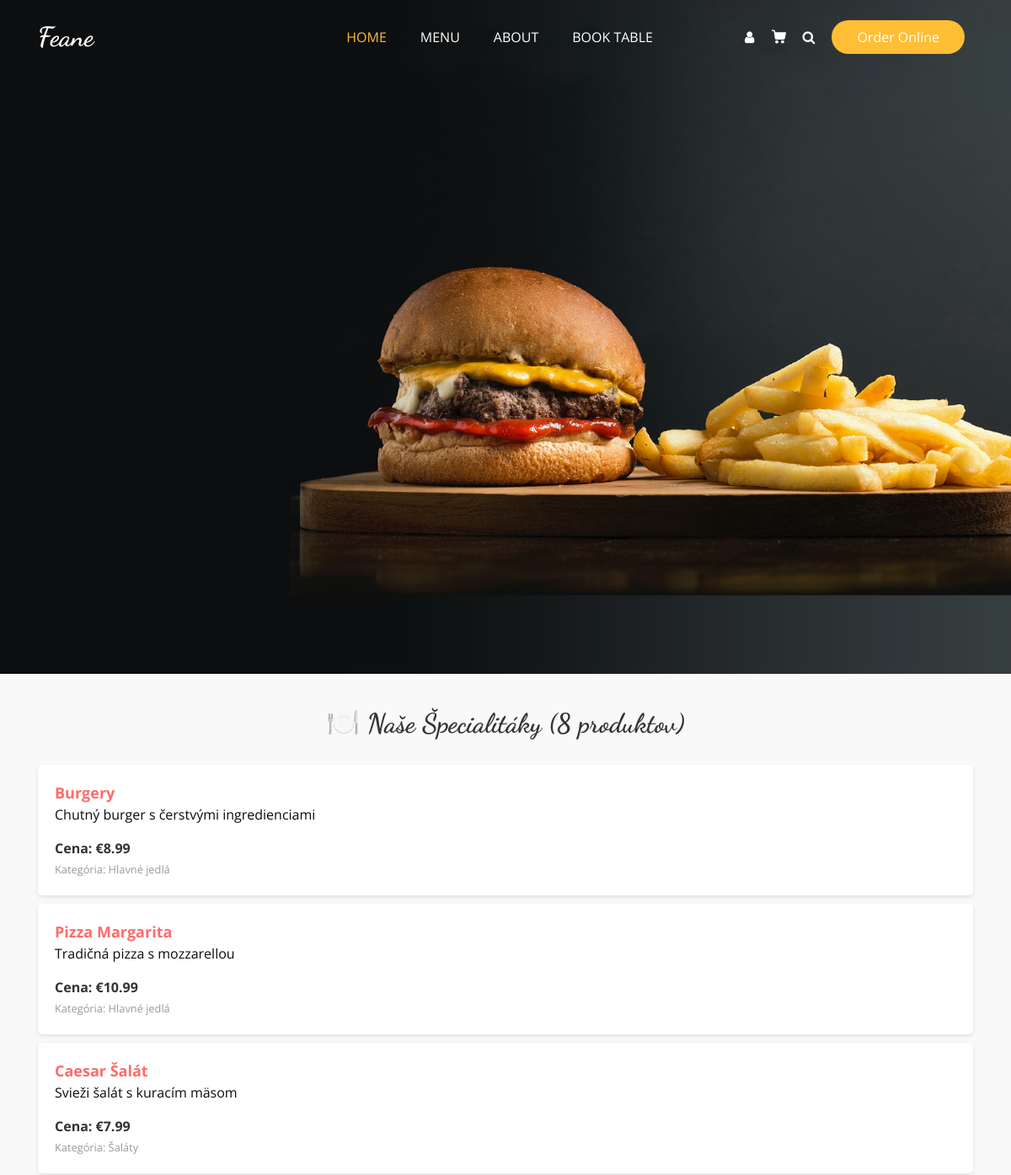
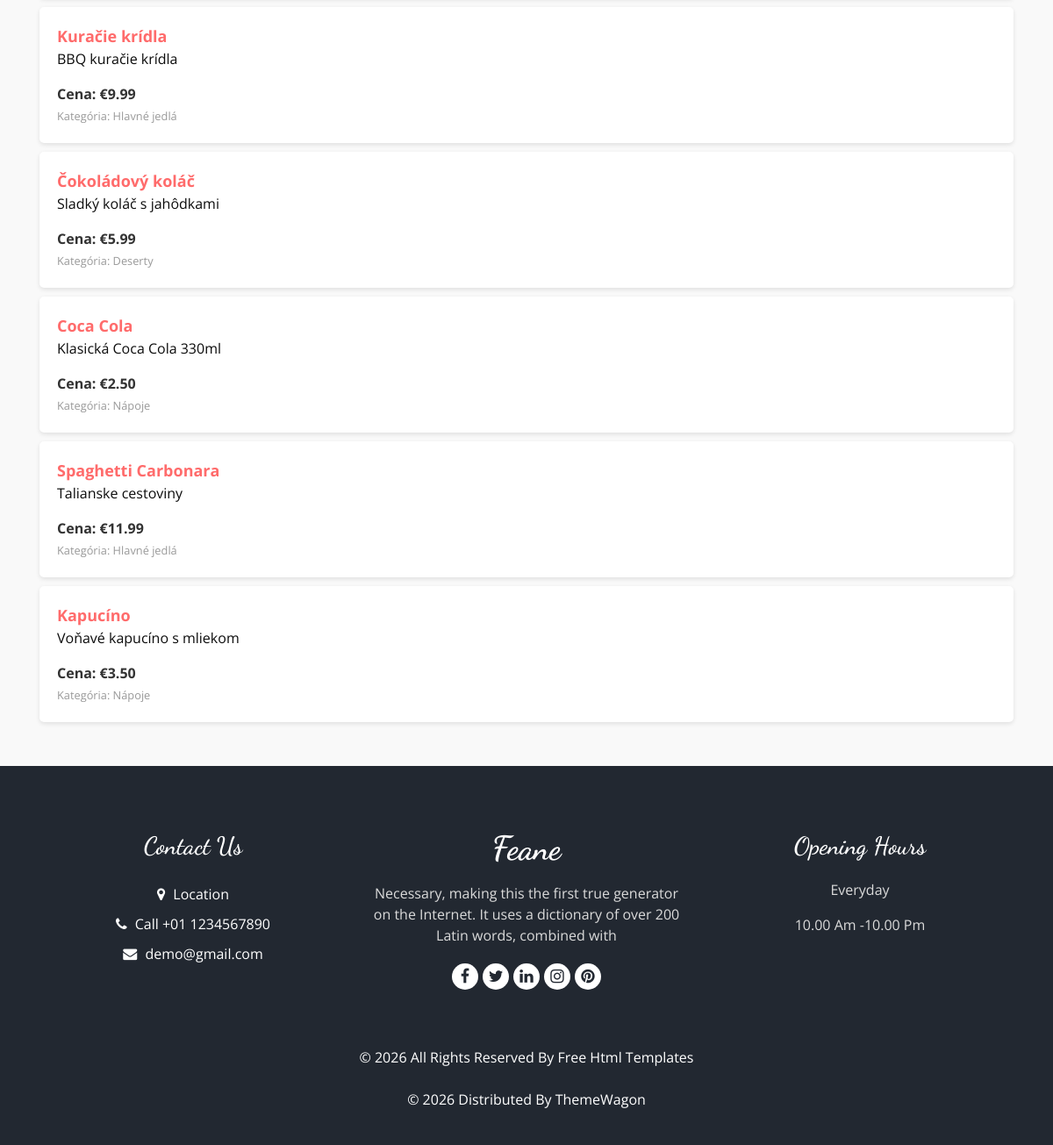
The page / on the database its author committed (2 pictures, top to bottom).
### tables this page shows
CREATE TABLE products (
                id INTEGER PRIMARY KEY AUTOINCREMENT,
                name TEXT NOT NULL,
                description TEXT NOT NULL,
                price REAL NOT NULL,
                category TEXT NOT NULL,
                image TEXT DEFAULT ""
            );

### autoload.php (called while the page is built, shortened)
<?php
spl_autoload_register(function (string $class): void {
    $prefix = 'App\\';
    $baseDir = __DIR__ . '/app/';
    $len = strlen($prefix);
    $relativeClass = substr($class, $len);
    $file = $baseDir . str_replace('\\', '/', $relativeClass) . '.php';
});

### app/Database.php (called while the page is built, shortened)
<?php
class Database
{
    private PDO $pdo;
    public function __construct(string $path)
    {
        $dsn = 'sqlite:' . $path;
        $this->pdo = new PDO($dsn);
        $this->pdo->setAttribute(PDO::ATTR_ERRMODE, PDO::ERRMODE_EXCEPTION);
        $this->pdo->setAttribute(PDO::ATTR_DEFAULT_FETCH_MODE, PDO::FETCH_ASSOC);
    }
    private function initialize(): void
    {
        $this->pdo->exec(
            'CREATE TABLE IF NOT EXISTS products (
                id INTEGER PRIMARY KEY AUTOINCREMENT,
                name TEXT NOT NULL,
                description TEXT NOT NULL,
                price REAL NOT NULL,
                category TEXT NOT NULL,
                image TEXT DEFAULT ""
            )'
        );
    }
    public function getConnection(): PDO
    {
        return $this->pdo;
    }
}

### app/ProductRepository.php (called while the page is built, shortened)
<?php
class ProductRepository
{
    private PDO $pdo;
    public function __construct(Database $database)
    {
        $this->pdo = $database->getConnection();
    }
    public function getAll(): array
    {
        $statement = $this->pdo->query('SELECT * FROM products ORDER BY id ASC');
        return $statement->fetchAll();
    }
}

### index.php (the view, shortened to what this page needs)
<?php
require_once __DIR__ . '/autoload.php';
$database = new Database(__DIR__ . '/data/feane.db');
$repo = new ProductRepository($database);
if (count($repo->getAll()) === 0) {
    ProductSeeder::seedFromJson($repo, __DIR__ . '/products.json');
}
$products = $repo->getAll();
?>
<!DOCTYPE html>
<html>
<head>
  <link rel="stylesheet" type="text/css" href="css/bootstrap.css" />
  <link href="css/font-awesome.min.css" rel="stylesheet" />
  <link href="css/style.css" rel="stylesheet" />
</head>
<body>
  <div class="hero_area">
    <div class="bg-box">
      <img src="images/hero-bg.jpg" alt="">
    </div>
    <?php include 'templates/header.php'; ?>
  </div>
  <div class="products-section">
    <div class="container">
      <h2>🍽️ Naše Špecialitáky (<?php echo count($products); ?> produktov)</h2>
      <?php foreach ($products as $product): ?>
        <div class="product-item">
          <div class="product-name"><?php echo htmlspecialchars($product['name']); ?></div>
          <p><?php echo htmlspecialchars($product['description']); ?></p>
          <div class="product-price">Cena: €<?php echo number_format($product['price'], 2); ?></div>
          <small style="color: #999;">Kategória: <?php echo htmlspecialchars($product['category']); ?></small>
        </div>
      <?php endforeach; ?>
    </div>
  </div>
  <?php include 'templates/footer.php'; ?>
</body>
</html>

### templates/header.php (shortened to what this page needs)
<?php
$currentPage = basename($_SERVER['SCRIPT_NAME']);
$navItems = [
  'index.php' => ['label' => 'Home', 'href' => 'index.php'],
  'menu.php' => ['label' => 'Menu', 'href' => 'menu.php'],
  'about.php' => ['label' => 'About', 'href' => 'about.php'],
  'book.php' => ['label' => 'Book Table', 'href' => 'book.php'],
];
?>
<header class="header_section">
  <div class="container">
    <nav class="navbar navbar-expand-lg custom_nav-container ">
      <a class="navbar-brand" href="index.php">
        <span>Feane</span>
      </a>
      <div class="collapse navbar-collapse" id="navbarSupportedContent">
        <ul class="navbar-nav mx-auto ">
          <?php foreach ($navItems as $file => $item): ?>
            <li class="nav-item <?php echo $currentPage === $file ? 'active' : ''; ?>">
              <a class="nav-link" href="<?php echo $item['href']; ?>">
                <?php echo $item['label']; ?>
              </a>
            </li>
          <?php endforeach; ?>
        </ul>
        <div class="user_option">
          <a href="#" class="user_link">
            <i class="fa fa-user" aria-hidden="true"></i>
          </a>
          <a class="cart_link" href="#">
          </a>
          <form class="form-inline">
            <button class="btn my-2 my-sm-0 nav_search-btn" type="submit">
              <i class="fa fa-search" aria-hidden="true"></i>
            </button>
          </form>
          <a href="#" class="order_online">Order Online</a>
        </div>
      </div>
    </nav>
  </div>
</header>

### templates/footer.php
<footer class="footer_section">
  <div class="container">
    <div class="row">
      <div class="col-md-4 footer-col">
        <div class="footer_contact">
          <h4>Contact Us</h4>
          <div class="contact_link_box">
            <a href="#">
              <i class="fa fa-map-marker" aria-hidden="true"></i>
              <span>Location</span>
            </a>
            <a href="#">
              <i class="fa fa-phone" aria-hidden="true"></i>
              <span>Call +01 1234567890</span>
            </a>
            <a href="#">
              <i class="fa fa-envelope" aria-hidden="true"></i>
              <span>demo@gmail.com</span>
            </a>
          </div>
        </div>
      </div>
      <div class="col-md-4 footer-col">
        <div class="footer_detail">
          <a href="#" class="footer-logo">Feane</a>
          <p>Necessary, making this the first true generator on the Internet. It uses a dictionary of over 200 Latin words, combined with</p>
          <div class="footer_social">
            <a href="#"><i class="fa fa-facebook" aria-hidden="true"></i></a>
            <a href="#"><i class="fa fa-twitter" aria-hidden="true"></i></a>
            <a href="#"><i class="fa fa-linkedin" aria-hidden="true"></i></a>
            <a href="#"><i class="fa fa-instagram" aria-hidden="true"></i></a>
            <a href="#"><i class="fa fa-pinterest" aria-hidden="true"></i></a>
          </div>
        </div>
      </div>
      <div class="col-md-4 footer-col">
        <h4>Opening Hours</h4>
        <p>Everyday</p>
        <p>10.00 Am -10.00 Pm</p>
      </div>
    </div>
    <div class="footer-info">
      <p>
        &copy; <span id="displayYear"><?php echo date('Y'); ?></span> All Rights Reserved By
        <a href="https://html.design/">Free Html Templates</a><br><br>
        &copy; <span id="displayYear"><?php echo date('Y'); ?></span> Distributed By
        <a href="https://themewagon.com/" target="_blank">ThemeWagon</a>
      </p>
    </div>
  </div>
</footer>

### css/style.css (style rules this page uses)
body { font-family: "Open Sans", sans-serif; color: #0c0c0c; background-color: #ffffff; overflow-x: hidden; }
h1, h2 { font-family: 'Dancing Script', cursive; }
a, a:hover, a:focus { text-decoration: none; }
.btn, .btn:focus { outline: none !important; -webkit-box-shadow: none; box-shadow: none; }
.hero_area { position: relative; min-height: 100vh; display: -webkit-box; display: -ms-flexbox; display: flex; -webkit-box-orient: vertical; -webkit-box-direction: normal; -ms-flex-direction: column; flex-direction: column; }
.bg-box { position: absolute; top: 0; left: 0; width: 100%; height: 100%; }
.bg-box img { width: 100%; height: 100%; -o-object-fit: cover; object-fit: cover; }
.header_section { padding: 15px 0; }
.navbar-brand { font-family: 'Dancing Script', cursive; }
.navbar-brand span { font-weight: bold; font-size: 32px; color: #ffffff; }
.custom_nav-container { padding: 0; }
.custom_nav-container .navbar-nav { padding-left: 18%; }
.custom_nav-container .navbar-nav .nav-item .nav-link { padding: 5px 20px; color: #ffffff; text-align: center; text-transform: uppercase; border-radius: 5px; -webkit-transition: all 0.3s; transition: all 0.3s; }
.custom_nav-container .navbar-nav .nav-item:hover .nav-link, .custom_nav-container .navbar-nav .nav-item.active .nav-link { color: #ffbe33; }
.custom_nav-container .nav_search-btn { width: auto; height: auto; padding: 0; border: none; color: #ffffff; margin: 0 10px; }
.user_option { display: -webkit-box; display: -ms-flexbox; display: flex; -webkit-box-align: center; -ms-flex-align: center; align-items: center; }
.user_option a { margin: 0 10px; }
.user_option .user_link { color: #ffffff; }
.user_option .cart_link { display: -webkit-box; display: -ms-flexbox; display: flex; -webkit-box-pack: center; -ms-flex-pack: center; justify-content: center; -webkit-box-align: center; -ms-flex-align: center; align-items: center; }
.user_option .cart_link svg { width: 17px; height: auto; fill: #ffffff; margin-bottom: 2px; }
.user_option .order_online { display: inline-block; padding: 8px 30px; background-color: #ffbe33; color: #ffffff; border-radius: 45px; -webkit-transition: all 0.3s; transition: all 0.3s; border: none; }
.footer_section { background-color: #222831; color: #ffffff; padding: 75px 0 40px 0; text-align: center; }
.footer_section h4 { font-size: 28px; }
.footer_section h4, .footer_section .footer-logo { font-weight: 600; margin-bottom: 20px; font-family: 'Dancing Script', cursive; }
.footer_section p { color: #dbdbdb; }
.footer_section .footer-col { margin-bottom: 30px; }
.footer_section .footer_contact .contact_link_box { display: -webkit-box; display: -ms-flexbox; display: flex; -webkit-box-orient: vertical; -webkit-box-direction: normal; -ms-flex-direction: column; flex-direction: column; }
.footer_section .footer_contact .contact_link_box a { margin: 5px 0; color: #ffffff; }
.footer_section .footer_contact .contact_link_box a i { margin-right: 5px; }
.footer_section .footer-logo { display: block; font-weight: bold; font-size: 38px; line-height: 1; color: #ffffff; }
.footer_section .footer_social { display: -webkit-box; display: -ms-flexbox; display: flex; -webkit-box-pack: center; -ms-flex-pack: center; justify-content: center; margin-top: 20px; margin-bottom: 10px; }
.footer_section .footer_social a { display: -webkit-box; display: -ms-flexbox; display: flex; -webkit-box-pack: center; -ms-flex-pack: center; justify-content: center; -webkit-box-align: center; -ms-flex-align: center; align-items: center; color: #222831; width: 30px; height: 30px; border-radius: 100%; background-color: #ffffff; border-radius: 100%; margin: 0 2.5px; font-size: 18px; }
.footer_section .footer-info { text-align: center; margin-top: 25px; }
.footer_section .footer-info p { color: #ffffff; margin: 0; }
.footer_section .footer-info p a { color: inherit; }

### index.php (style rules this page uses)
.products-section { padding: 40px 0; background-color: #f9f9f9; }
.product-item { background: white; padding: 20px; margin: 10px 0; border-radius: 5px; box-shadow: 0 2px 5px rgba(0, 0, 0, 0.1); }
.product-name { font-weight: 700; color: #ff6b6b; font-size: 18px; }
.product-price { font-weight: bold; color: #333; }
h2 { text-align: center; margin-bottom: 30px; color: #333; font-weight: 700; }

### rows shown on the page
products: name "Burgery", description "Chutný burger s čerstvými ingredienciami", price "8.99", category "Hlavné jedlá"
products: name "Pizza Margarita", description "Tradičná pizza s mozzarellou", price "10.99", category "Hlavné jedlá"
products: name "Caesar Šalát", description "Svieži šalát s kuracím mäsom", price "7.99", category "Šaláty"
products: name "Kuračie krídla", description "BBQ kuračie krídla", price "9.99", category "Hlavné jedlá"
products: name "Čokoládový koláč", description "Sladký koláč s jahôdkami", price "5.99", category "Deserty"
products: name "Coca Cola", description "Klasická Coca Cola 330ml", price "2.50", category "Nápoje"
products: name "Spaghetti Carbonara", description "Talianske cestoviny", price "11.99", category "Hlavné jedlá"
products: name "Kapucíno", description "Voňavé kapucíno s mliekom", price "3.50", category "Nápoje"

### other values the page prints
$item['label'] "HOME"
$item['label'] "MENU"
$item['label'] "ABOUT"
$item['label'] "BOOK TABLE"
count($products) "8"
